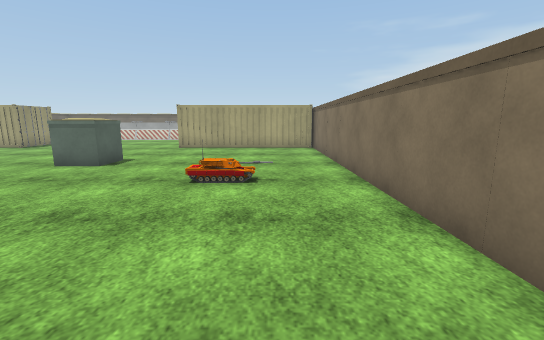
[1] (above)

16 first-person views from a walk through a scene from a Unity 3-D project. The camera is 1.3 m above the floor, tilts 10° down and sees 90° across. The floor is counted in squares, 1 m on a side. Each view is taken from the middle of a square. On the plan, view 1 faces up. The plan holds only what a view shows up to about 13 squares ahead; the rest is blank. The place goes on beyond the plan. The player character is not drawn. Surface patterns are stand-ins for the level's own textures.

[2]
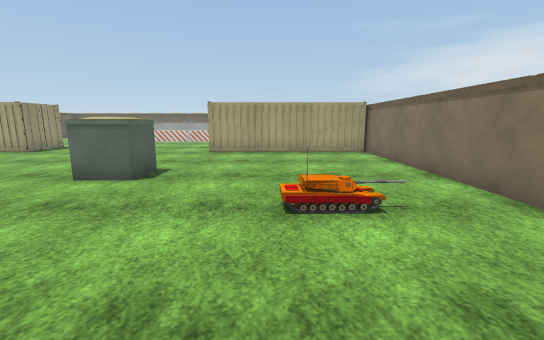

[3]
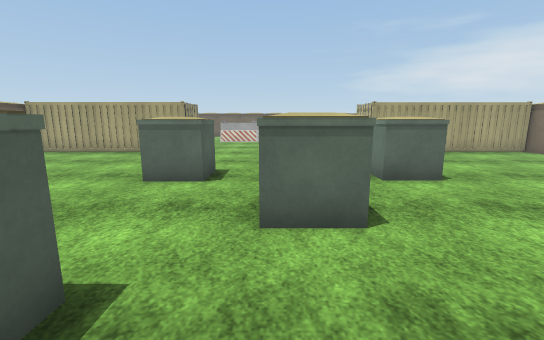

[4]
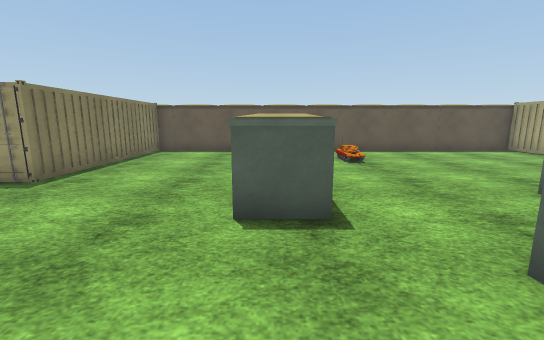

[5]
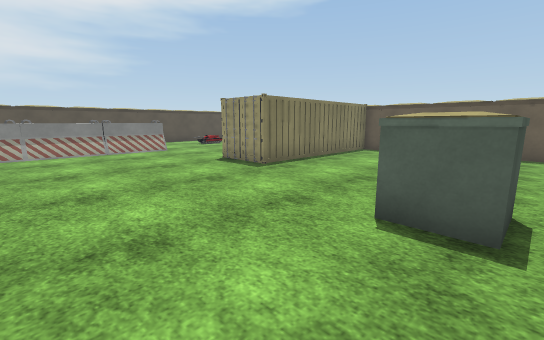

[6]
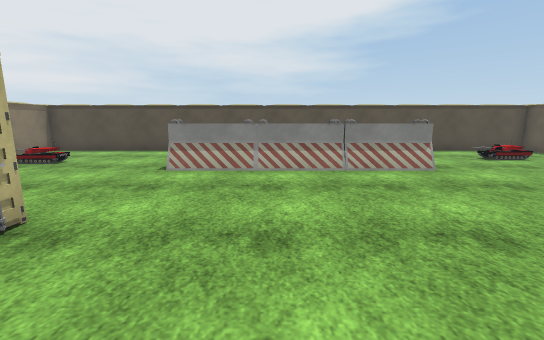

[7]
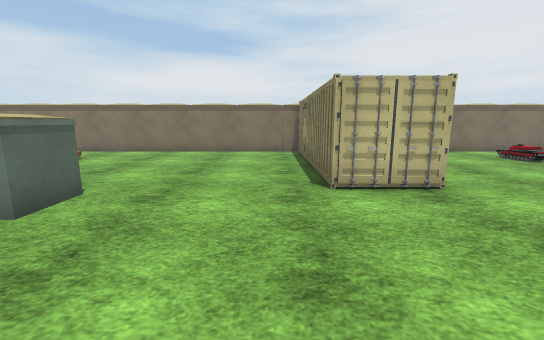

[8]
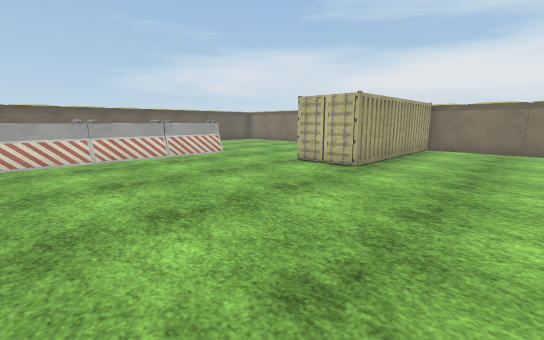

[9]
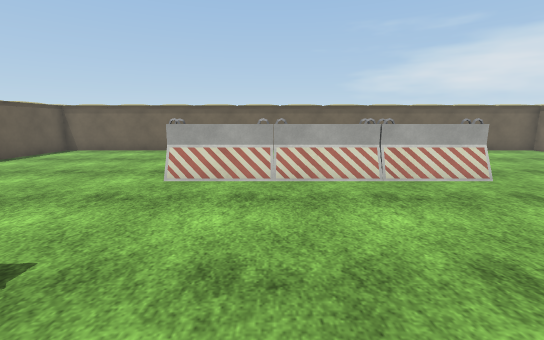

[10]
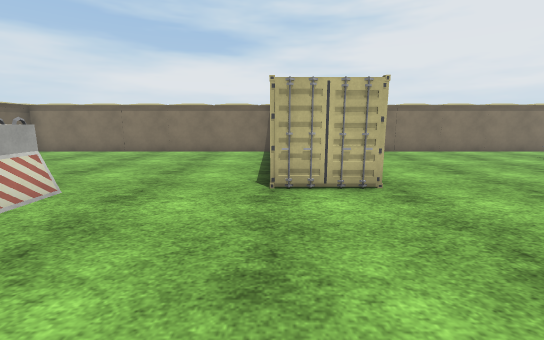

[11]
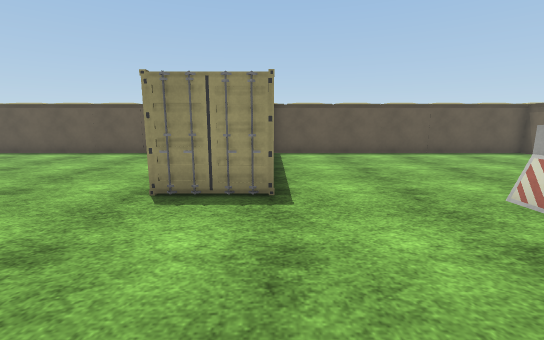

[12]
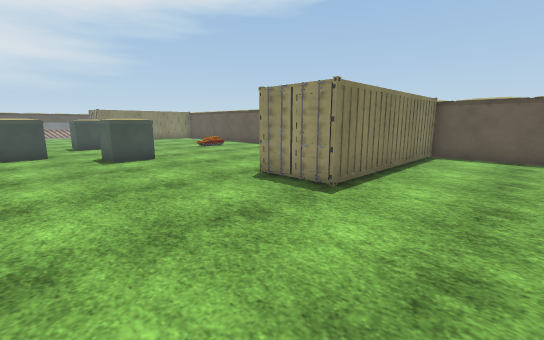

[13]
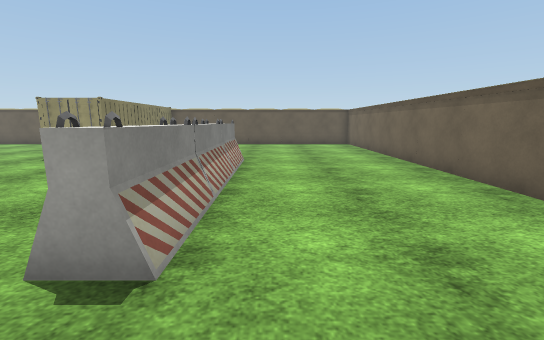

[14]
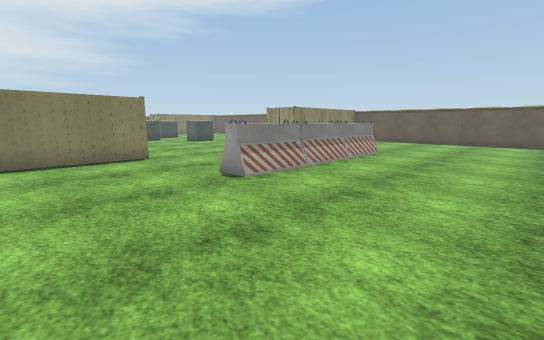

[15]
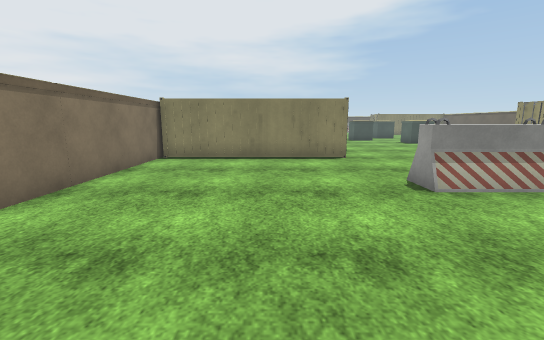

[16]
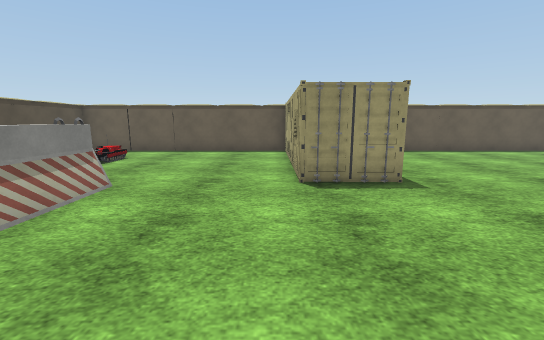

### Floor plan
Key: @ floor where view 1 was taken; # wall or solid block; . floor; / step, stairs or slope; ^ raised ledge; C container; B barricade; O other object.
Columns run from 20 left of view 1 to 2 right of it. Each row starts with its distance up from view 1.
 27 #######################
 26 #.....................#
 25 #.....................#
 24 #.....................#
 23 #.....................#
 22 #.....................#
 21 #.......BBBBBBBB......#
 20 #.......BBBBBBBB......#
 19 #.....................#
 18 #.....................#
 17 #.....................#
 16 #CCCCCCC.......CCCCCCC#
 15 #      C.......C
 14 #CCCCCCC.......CCCCCCC#
 13 #.....................#
 12 #.....................#
 11 #.....................#
 10 #.....................#
  9 #.......^^....^^......#
  8 #.......^^....^.......#
  7 #.....................#
  6 #..//......^^......O..#
  5 #..........^^.........#
  4 #........^....^.......#
  3 #.....  ^^....^^......#
  2 #.....................#
  1 #.....................#
  0 #...................@.#
 -1 #.....................#
 -2 #CCCCCCC........CCCCCC#
 -3 #      C.......C
 -4 #CCCCCCC.......C
 -5 #.................
 -6 #..................
 -7 #...................
 -8 #.....................
 -9 #.......BBBBBBBB......#
-10 #.......        ...O .#
-11 #......         ..... #
-12 #.  ..          ..... #
-13 #  ...           .....#
-14 #######################

Positions as (right, up) in squares from view 1, and headings:
1: (0, 0), facing up
2: (-2, 2), facing up
3: (-9, 2), facing up
4: (-7, 3), facing left
5: (-7, 4), facing down-left
6: (-8, -1), facing down
7: (-10, -1), facing right
8: (-12, 10), facing up-right
9: (-10, 14), facing up
10: (-10, 16), facing right
11: (-8, 16), facing left
12: (-8, 19), facing down-left
13: (-3, 22), facing left
14: (-1, 26), facing down-left
15: (-2, 26), facing down
16: (-7, -5), facing left
